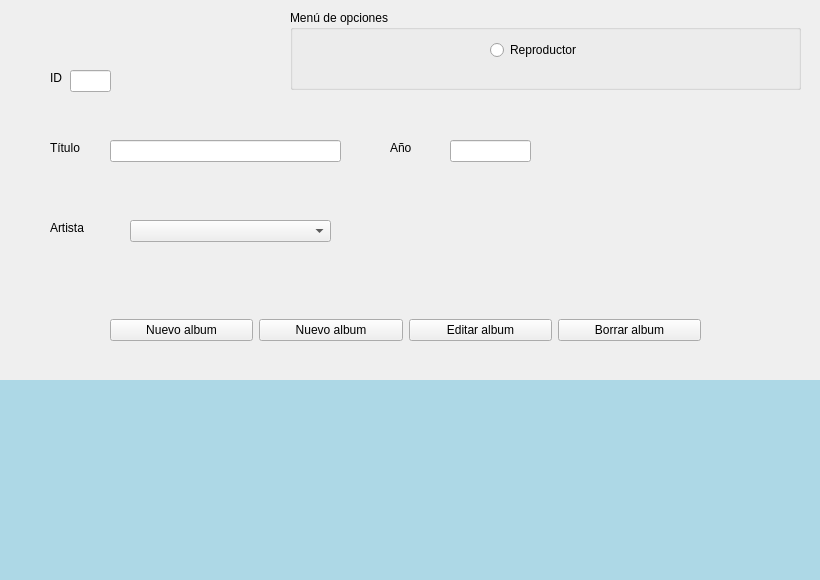
<?xml version="1.0" encoding="UTF-8"?>
<ui version="4.0">
 <class>Form</class>
 <widget class="QWidget" name="Form">
  <property name="geometry">
   <rect>
    <x>0</x>
    <y>0</y>
    <width>820</width>
    <height>580</height>
   </rect>
  </property>
  <property name="windowTitle">
   <string>Form</string>
  </property>
  <widget class="QWidget" name="horizontalLayoutWidget">
   <property name="geometry">
    <rect>
     <x>290</x>
     <y>10</y>
     <width>511</width>
     <height>80</height>
    </rect>
   </property>
   <layout class="QHBoxLayout" name="horizontalLayout">
    <item>
     <widget class="QGroupBox" name="groupBox">
      <property name="title">
       <string>Menú de opciones</string>
      </property>
      <widget class="QRadioButton" name="rbReproductor">
       <property name="geometry">
        <rect>
         <x>200</x>
         <y>30</y>
         <width>101</width>
         <height>20</height>
        </rect>
       </property>
       <property name="text">
        <string>Reproductor</string>
       </property>
      </widget>
     </widget>
    </item>
   </layout>
  </widget>
  <widget class="QLabel" name="label_3">
   <property name="geometry">
    <rect>
     <x>-140</x>
     <y>380</y>
     <width>1041</width>
     <height>241</height>
    </rect>
   </property>
   <property name="styleSheet">
    <string notr="true">background:lightblue;</string>
   </property>
   <property name="text">
    <string/>
   </property>
  </widget>
  <widget class="QLineEdit" name="lnTitulo">
   <property name="geometry">
    <rect>
     <x>110</x>
     <y>140</y>
     <width>231</width>
     <height>22</height>
    </rect>
   </property>
  </widget>
  <widget class="QLabel" name="lblTitulo">
   <property name="geometry">
    <rect>
     <x>50</x>
     <y>140</y>
     <width>55</width>
     <height>16</height>
    </rect>
   </property>
   <property name="text">
    <string>Título</string>
   </property>
  </widget>
  <widget class="QWidget" name="horizontalLayoutWidget_2">
   <property name="geometry">
    <rect>
     <x>110</x>
     <y>300</y>
     <width>591</width>
     <height>61</height>
    </rect>
   </property>
   <layout class="QHBoxLayout" name="horizontalLayout_2">
    <item>
     <widget class="QPushButton" name="btnNuevo">
      <property name="text">
       <string>Nuevo album</string>
      </property>
     </widget>
    </item>
    <item>
     <widget class="QPushButton" name="btnCancelar">
      <property name="text">
       <string>Nuevo album</string>
      </property>
     </widget>
    </item>
    <item>
     <widget class="QPushButton" name="btnEditar">
      <property name="text">
       <string>Editar album</string>
      </property>
     </widget>
    </item>
    <item>
     <widget class="QPushButton" name="btnBorrar">
      <property name="text">
       <string>Borrar album</string>
      </property>
     </widget>
    </item>
   </layout>
  </widget>
  <widget class="QLineEdit" name="lnAno">
   <property name="geometry">
    <rect>
     <x>450</x>
     <y>140</y>
     <width>81</width>
     <height>22</height>
    </rect>
   </property>
  </widget>
  <widget class="QLabel" name="label_2">
   <property name="geometry">
    <rect>
     <x>390</x>
     <y>140</y>
     <width>55</width>
     <height>16</height>
    </rect>
   </property>
   <property name="text">
    <string/>
   </property>
  </widget>
  <widget class="QLabel" name="lblAno">
   <property name="geometry">
    <rect>
     <x>390</x>
     <y>140</y>
     <width>55</width>
     <height>16</height>
    </rect>
   </property>
   <property name="text">
    <string>Año</string>
   </property>
  </widget>
  <widget class="QLabel" name="lblArtista">
   <property name="geometry">
    <rect>
     <x>50</x>
     <y>220</y>
     <width>71</width>
     <height>16</height>
    </rect>
   </property>
   <property name="text">
    <string>Artista</string>
   </property>
  </widget>
  <widget class="QComboBox" name="cbArtista">
   <property name="geometry">
    <rect>
     <x>130</x>
     <y>220</y>
     <width>201</width>
     <height>22</height>
    </rect>
   </property>
  </widget>
  <widget class="QLabel" name="lblID">
   <property name="geometry">
    <rect>
     <x>50</x>
     <y>70</y>
     <width>21</width>
     <height>16</height>
    </rect>
   </property>
   <property name="text">
    <string>ID</string>
   </property>
  </widget>
  <widget class="QLineEdit" name="lnID">
   <property name="geometry">
    <rect>
     <x>70</x>
     <y>70</y>
     <width>41</width>
     <height>22</height>
    </rect>
   </property>
   <property name="text">
    <string/>
   </property>
  </widget>
 </widget>
 <resources/>
 <connections/>
</ui>
